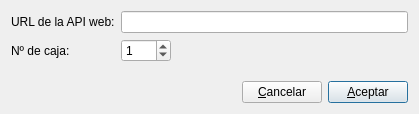
<?xml version="1.0" encoding="UTF-8"?>
<ui version="4.0">
 <class>frmConfiguracion</class>
 <widget class="QDialog" name="frmConfiguracion">
  <property name="geometry">
   <rect>
    <x>0</x>
    <y>0</y>
    <width>419</width>
    <height>114</height>
   </rect>
  </property>
  <property name="windowTitle">
   <string>Dialog</string>
  </property>
  <layout class="QGridLayout" name="gridLayout">
   <item row="1" column="1">
    <widget class="QSpinBox" name="txtNumCaja">
     <property name="maximumSize">
      <size>
       <width>50</width>
       <height>16777215</height>
      </size>
     </property>
     <property name="value">
      <number>1</number>
     </property>
    </widget>
   </item>
   <item row="0" column="0">
    <widget class="QLabel" name="lblServiceUrl">
     <property name="text">
      <string>URL de la API web:</string>
     </property>
    </widget>
   </item>
   <item row="3" column="0" colspan="2">
    <layout class="QHBoxLayout" name="horizontalLayout">
     <item>
      <spacer name="horizontalSpacer">
       <property name="orientation">
        <enum>Qt::Horizontal</enum>
       </property>
       <property name="sizeHint" stdset="0">
        <size>
         <width>40</width>
         <height>20</height>
        </size>
       </property>
      </spacer>
     </item>
     <item>
      <widget class="QPushButton" name="btnCancelar">
       <property name="text">
        <string>&amp;Cancelar</string>
       </property>
      </widget>
     </item>
     <item>
      <widget class="QPushButton" name="btnAceptar">
       <property name="text">
        <string>&amp;Aceptar</string>
       </property>
       <property name="default">
        <bool>true</bool>
       </property>
      </widget>
     </item>
    </layout>
   </item>
   <item row="0" column="1">
    <widget class="QLineEdit" name="txtServiceUrl"/>
   </item>
   <item row="1" column="0">
    <widget class="QLabel" name="lblNumCaja">
     <property name="text">
      <string>Nº de caja:</string>
     </property>
    </widget>
   </item>
   <item row="2" column="1">
    <spacer name="verticalSpacer">
     <property name="orientation">
      <enum>Qt::Vertical</enum>
     </property>
     <property name="sizeHint" stdset="0">
      <size>
       <width>20</width>
       <height>40</height>
      </size>
     </property>
    </spacer>
   </item>
  </layout>
 </widget>
 <resources/>
 <connections>
  <connection>
   <sender>btnCancelar</sender>
   <signal>clicked()</signal>
   <receiver>frmConfiguracion</receiver>
   <slot>reject()</slot>
   <hints>
    <hint type="sourcelabel">
     <x>282</x>
     <y>91</y>
    </hint>
    <hint type="destinationlabel">
     <x>209</x>
     <y>56</y>
    </hint>
   </hints>
  </connection>
  <connection>
   <sender>btnAceptar</sender>
   <signal>clicked()</signal>
   <receiver>frmConfiguracion</receiver>
   <slot>SaveData()</slot>
   <hints>
    <hint type="sourcelabel">
     <x>368</x>
     <y>91</y>
    </hint>
    <hint type="destinationlabel">
     <x>209</x>
     <y>56</y>
    </hint>
   </hints>
  </connection>
 </connections>
 <slots>
  <slot>SaveData()</slot>
 </slots>
</ui>
